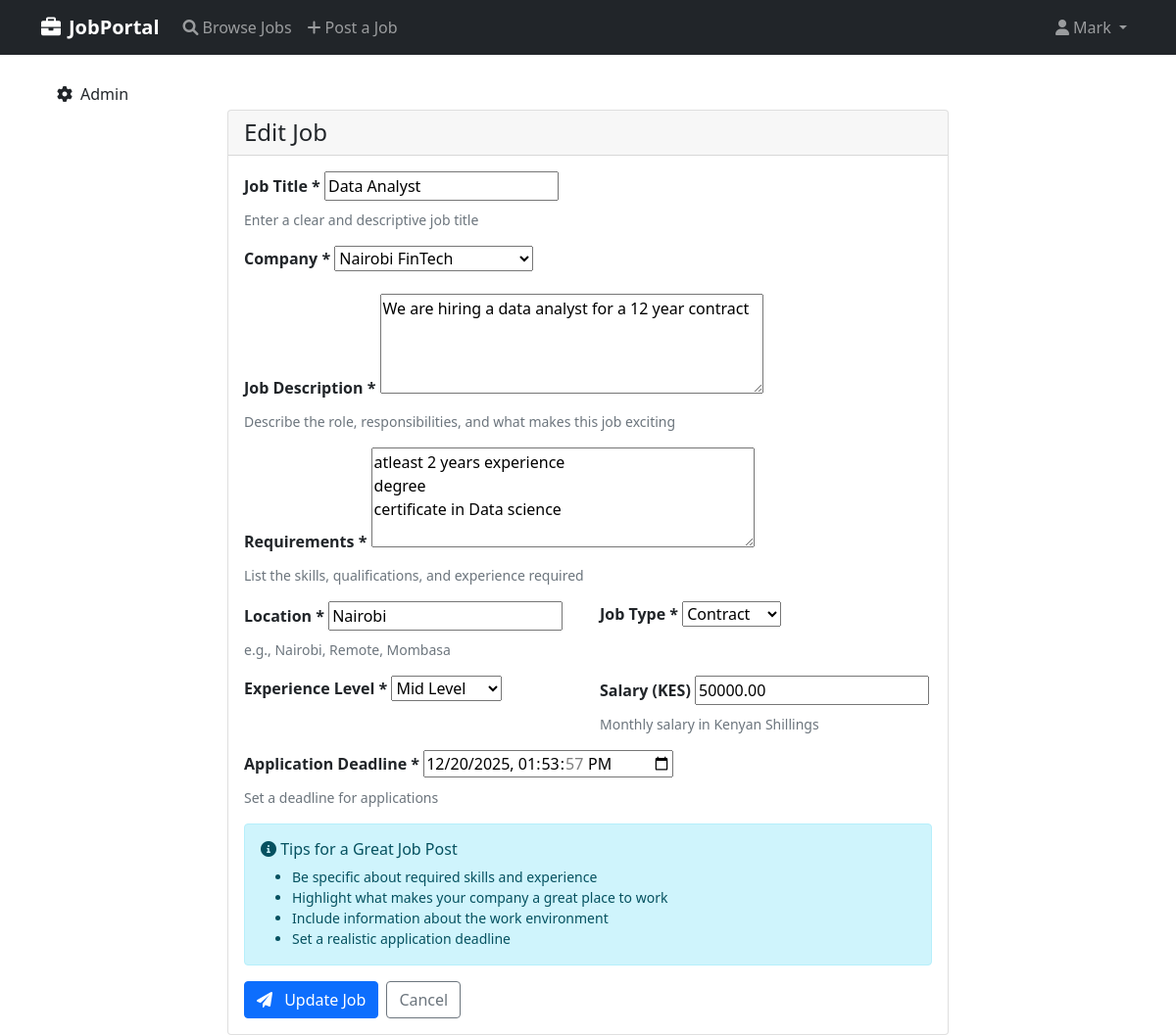
The page /jobs/2/edit/ (signed in) on the database its author committed.
### users/models.py (models this page shows, shortened)
class CustomUser(AbstractUser):
    USER_TYPES = [
        ('job_seeker', 'Job Seeker'),
        ('employer', 'Employer'),
        ('admin', 'Administrator'),
    ]
    user_type = models.CharField(max_length=20, choices=USER_TYPES, default='job_seeker')
    phone_number = models.CharField(max_length=15, blank=True)
    profile_picture = models.ImageField(upload_to='profile_pics/', blank=True, null=True)

### jobs/models.py (models this page shows, shortened)
class Job(models.Model):
    JOB_TYPES = [
        ('full_time', 'Full Time'),
        ('part_time', 'Part Time'),
        ('contract', 'Contract'),
        ('internship', 'Internship'),
        ('remote', 'Remote'),
    ]
    EXPERIENCE_LEVELS = [
        ('entry', 'Entry Level'),
        ('mid', 'Mid Level'),
        ('senior', 'Senior Level'),
    ]
    title = models.CharField(max_length=200)
    company = models.ForeignKey(Company, on_delete=models.CASCADE)
    employer = models.ForeignKey(settings.AUTH_USER_MODEL, on_delete=models.CASCADE, related_name='jobs')
    description = models.TextField()
    requirements = models.TextField()
    location = models.CharField(max_length=100)
    job_type = models.CharField(max_length=20, choices=JOB_TYPES)
    experience_level = models.CharField(max_length=20, choices=EXPERIENCE_LEVELS, default='entry')
    salary = models.DecimalField(
        max_digits=10,
        decimal_places=2,
        blank=True,
        null=True,
        validators=[MinValueValidator(0)]
    )
    application_deadline = models.DateTimeField()
    is_active = models.BooleanField(default=True)
    created_at = models.DateTimeField(auto_now_add=True)
    updated_at = models.DateTimeField(auto_now=True)
    class Meta:
        ordering = ['-created_at']

### jobs/views.py (the view)
# urls.py: path('<int:job_id>/edit/', views.edit_job, name='edit_job'),
@login_required
def edit_job(request, job_id):
    job = get_object_or_404(Job, id=job_id, employer=request.user)
    if request.method == 'POST':
        form = JobForm(request.POST, instance=job, employer=request.user)
        if form.is_valid():
            form.save()
            messages.success(request, 'Job updated successfully!')
            return redirect('employer_dashboard')
    else:
        form = JobForm(instance=job, employer=request.user)
    context = {
        'form': form,
        'title': 'Edit Job',
        'job': job,
    }
    return render(request, 'jobs/job_form.html', context)

### jobs/forms.py (shortened to what this page needs)
class JobForm(forms.ModelForm):
    application_deadline = forms.DateTimeField(
        widget=forms.DateTimeInput(attrs={'type': 'datetime-local'}),
        initial=timezone.now() + timezone.timedelta(days=30)
    )
    def __init__(self, *args, **kwargs):
        self.employer = kwargs.pop('employer', None)
        super(JobForm, self).__init__(*args, **kwargs)
        if self.employer:
            self.fields['company'].queryset = Company.objects.all()
        else:
            self.fields['company'].queryset = Company.objects.none()
    class Meta:
        model = Job
        fields = [
            'title', 'company', 'description', 'requirements',
            'location', 'job_type', 'experience_level', 'salary',
            'application_deadline'
        ]
        widgets = {
            'description': forms.Textarea(attrs={'rows': 4}),
            'requirements': forms.Textarea(attrs={'rows': 4}),
            'location': forms.TextInput(attrs={'placeholder': 'e.g., Nairobi, Remote'}),
            'salary': forms.NumberInput(attrs={'placeholder': 'e.g., 50000'}),
        }

### jobs/models.py (called while the page is built)
    def __str__(self):
        return self.name

### jobs/templates/jobs/job_form.html (shortened to what this page needs)
{% extends 'jobs/base.html' %}
{% block content %}
<div class="row justify-content-center">
    <div class="col-md-8">
        <div class="card">
            <div class="card-header">
                <h4 class="mb-0">{{ title }}</h4>
            </div>
            <div class="card-body">
                <form method="POST" enctype="multipart/form-data">
                    <div class="mb-3">
                        <label class="form-label">Job Title *</label>
                        {{ form.title }}
                        <div class="form-text">Enter a clear and descriptive job title</div>
                    </div>
                    <div class="mb-3">
                        <label class="form-label">Company *</label>
                        {{ form.company }}
                    </div>
                    <div class="mb-3">
                        <label class="form-label">Job Description *</label>
                        {{ form.description }}
                        <div class="form-text">Describe the role, responsibilities, and what makes this job exciting</div>
                    </div>
                    <div class="mb-3">
                        <label class="form-label">Requirements *</label>
                        {{ form.requirements }}
                        <div class="form-text">List the skills, qualifications, and experience required</div>
                    </div>
                    <div class="row">
                        <div class="col-md-6 mb-3">
                            <label class="form-label">Location *</label>
                            {{ form.location }}
                            <div class="form-text">e.g., Nairobi, Remote, Mombasa</div>
                        </div>
                        <div class="col-md-6 mb-3">
                            <label class="form-label">Job Type *</label>
                            {{ form.job_type }}
                        </div>
                    </div>
                    <div class="row">
                        <div class="col-md-6 mb-3">
                            <label class="form-label">Experience Level *</label>
                            {{ form.experience_level }}
                        </div>
                        <div class="col-md-6 mb-3">
                            <label class="form-label">Salary (KES)</label>
                            {{ form.salary }}
                            <div class="form-text">Monthly salary in Kenyan Shillings</div>
                        </div>
                    </div>
                    <div class="mb-3">
                        <label class="form-label">Application Deadline *</label>
                        {{ form.application_deadline }}
                        <div class="form-text">Set a deadline for applications</div>
                    </div>
                    <div class="alert alert-info">
                        <h6><i class="fas fa-info-circle"></i> Tips for a Great Job Post</h6>
                        <ul class="mb-0 small">
                            <li>Be specific about required skills and experience</li>
                            <li>Highlight what makes your company a great place to work</li>
                            <li>Include information about the work environment</li>
                            <li>Set a realistic application deadline</li>
                        </ul>
                    </div>
                    <div class="d-flex gap-2">
                        <button type="submit" class="btn btn-primary">
                            <i class="fas fa-paper-plane me-2"></i>
                            {% if job %}Update Job{% else %}Post Job{% endif %}
                        </button>
                        <a href="{% url 'employer_dashboard' %}" class="btn btn-outline-secondary">Cancel</a>
                    </div>
                </form>
            </div>
        </div>
    </div>
</div>
{% endblock %}

### jobs/templates/jobs/base.html (shortened to what this page needs)
<!DOCTYPE html>
<html lang="en">
<head>
    <link href="https://cdn.jsdelivr.net/npm/bootstrap@5.1.3/dist/css/bootstrap.min.css" rel="stylesheet">
    <link rel="stylesheet" href="https://cdnjs.cloudflare.com/ajax/libs/font-awesome/6.0.0/css/all.min.css">
</head>
<body>
   <nav class="navbar navbar-expand-lg navbar-dark bg-dark">
    <div class="container">
        <a class="navbar-brand" href="{% url 'home' %}">
            <i class="fas fa-briefcase me-2"></i>JobPortal
        </a>
        <div class="collapse navbar-collapse" id="navbarNav">
            <ul class="navbar-nav me-auto">
                <li class="nav-item">
                    <a class="nav-link" href="{% url 'job_list' %}">
                        <i class="fas fa-search me-1"></i>Browse Jobs
                    </a>
                </li>
                {% if user.is_authenticated and user.user_type == 'employer' %}
                <li class="nav-item">
                    <a class="nav-link" href="{% url 'create_job' %}">
                        <i class="fas fa-plus me-1"></i>Post a Job
                    </a>
                </li>
                {% endif %}
            </ul>
            <ul class="navbar-nav ms-auto">
                {% if user.is_authenticated %}
                <li class="nav-item dropdown">
                    <a class="nav-link dropdown-toggle" href="#" id="navbarDropdown" role="button" data-bs-toggle="dropdown">
                        <i class="fas fa-user me-1"></i>{{ user.username }}
                    </a>
                </li>
                {% endif %}
            </ul>
        </div>
    </div>
</nav>
    <div class="container mt-4">
        <footer>
            <a class="dropdown-item" href="/admin/" target="_blank">
                            <i class="fas fa-cog me-2"></i>Admin
                        </a>
                    </footer>
        {% block content %}
        {% endblock %}
    </div>
</body>
</html>

### jobs/templates/jobs/base.html (style rules this page uses)
.navbar-brand { font-weight: bold; }

### jobs/templates/jobs/job_form.html (style rules this page uses)
.form-label { font-weight: 600; margin-bottom: 8px; }

### rows shown on the page
CustomUser: username "Mark"
Job: title "Data Analyst", company "Nairobi FinTech", description "We are hiring a data analyst for a 12 year contract", requirements "atleast 2 years experience degree certificate in Data science", location "Nairobi", job_type "Contract", experience_level "Mid Level", salary "50000.00", application_deadline "12/20/2025 13:53:57"

### other values the page prints
{{ title }} "Edit Job"
